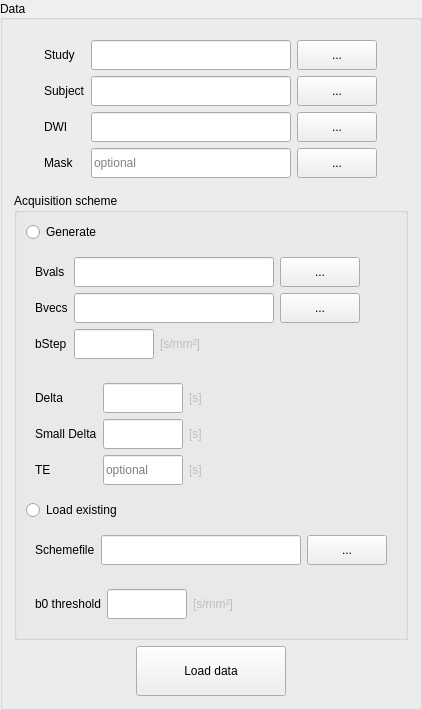
     <widget class="QGroupBox" name="groupBoxData">
      <property name="sizePolicy">
       <sizepolicy hsizetype="Preferred" vsizetype="MinimumExpanding">
        <horstretch>0</horstretch>
        <verstretch>0</verstretch>
       </sizepolicy>
      </property>
      <property name="styleSheet">
       <string notr="true"/>
      </property>
      <property name="title">
       <string>Data</string>
      </property>
      <property name="alignment">
       <set>Qt::AlignLeading|Qt::AlignLeft|Qt::AlignVCenter</set>
      </property>
      <layout class="QGridLayout" name="gridLayout_21">
       <item row="2" column="0" alignment="Qt::AlignHCenter">
        <widget class="QPushButton" name="pushButtonLoadData">
         <property name="sizePolicy">
          <sizepolicy hsizetype="Preferred" vsizetype="Preferred">
           <horstretch>0</horstretch>
           <verstretch>0</verstretch>
          </sizepolicy>
         </property>
         <property name="minimumSize">
          <size>
           <width>150</width>
           <height>50</height>
          </size>
         </property>
         <property name="maximumSize">
          <size>
           <width>150</width>
           <height>50</height>
          </size>
         </property>
         <property name="cursor">
          <cursorShape>PointingHandCursor</cursorShape>
         </property>
         <property name="styleSheet">
          <string notr="true"/>
         </property>
         <property name="text">
          <string>Load data</string>
         </property>
         <property name="autoDefault">
          <bool>false</bool>
         </property>
         <property name="flat">
          <bool>false</bool>
         </property>
        </widget>
       </item>
       <item row="0" column="0" alignment="Qt::AlignHCenter|Qt::AlignVCenter">
        <widget class="QGroupBox" name="groupBoxFiles">
         <property name="sizePolicy">
          <sizepolicy hsizetype="Preferred" vsizetype="Preferred">
           <horstretch>0</horstretch>
           <verstretch>0</verstretch>
          </sizepolicy>
         </property>
         <property name="styleSheet">
          <string notr="true">QGroupBox
{
	border: 0;
}</string>
         </property>
         <layout class="QGridLayout" name="gridLayout_2">
          <item row="2" column="2">
           <widget class="QPushButton" name="pushButtonDWI">
            <property name="sizePolicy">
             <sizepolicy hsizetype="Preferred" vsizetype="Preferred">
              <horstretch>0</horstretch>
              <verstretch>0</verstretch>
             </sizepolicy>
            </property>
            <property name="minimumSize">
             <size>
              <width>80</width>
              <height>30</height>
             </size>
            </property>
            <property name="maximumSize">
             <size>
              <width>80</width>
              <height>30</height>
             </size>
            </property>
            <property name="text">
             <string>...</string>
            </property>
           </widget>
          </item>
          <item row="3" column="1">
           <widget class="FileLineEdit" name="lineEditMask">
            <property name="sizePolicy">
             <sizepolicy hsizetype="Preferred" vsizetype="Preferred">
              <horstretch>0</horstretch>
              <verstretch>0</verstretch>
             </sizepolicy>
            </property>
            <property name="minimumSize">
             <size>
              <width>200</width>
              <height>30</height>
             </size>
            </property>
            <property name="maximumSize">
             <size>
              <width>200</width>
              <height>30</height>
             </size>
            </property>
            <property name="alignment">
             <set>Qt::AlignLeading|Qt::AlignLeft|Qt::AlignVCenter</set>
            </property>
            <property name="placeholderText">
             <string>optional</string>
            </property>
           </widget>
          </item>
          <item row="3" column="2">
           <widget class="QPushButton" name="pushButtonMask">
            <property name="sizePolicy">
             <sizepolicy hsizetype="Preferred" vsizetype="Preferred">
              <horstretch>0</horstretch>
              <verstretch>0</verstretch>
             </sizepolicy>
            </property>
            <property name="minimumSize">
             <size>
              <width>80</width>
              <height>30</height>
             </size>
            </property>
            <property name="maximumSize">
             <size>
              <width>80</width>
              <height>30</height>
             </size>
            </property>
            <property name="text">
             <string>...</string>
            </property>
           </widget>
          </item>
          <item row="2" column="1">
           <widget class="FileLineEdit" name="lineEditDWI">
            <property name="sizePolicy">
             <sizepolicy hsizetype="Preferred" vsizetype="Preferred">
              <horstretch>0</horstretch>
              <verstretch>0</verstretch>
             </sizepolicy>
            </property>
            <property name="minimumSize">
             <size>
              <width>200</width>
              <height>30</height>
             </size>
            </property>
            <property name="maximumSize">
             <size>
              <width>200</width>
              <height>30</height>
             </size>
            </property>
            <property name="toolTip">
             <string/>
            </property>
           </widget>
          </item>
          <item row="0" column="0">
           <widget class="QLabel" name="labelStudy">
            <property name="sizePolicy">
             <sizepolicy hsizetype="Preferred" vsizetype="Preferred">
              <horstretch>0</horstretch>
              <verstretch>0</verstretch>
             </sizepolicy>
            </property>
            <property name="text">
             <string>Study</string>
            </property>
           </widget>
          </item>
          <item row="1" column="0">
           <widget class="QLabel" name="labelSubject">
            <property name="sizePolicy">
             <sizepolicy hsizetype="Preferred" vsizetype="Preferred">
              <horstretch>0</horstretch>
              <verstretch>0</verstretch>
             </sizepolicy>
            </property>
            <property name="text">
             <string>Subject</string>
            </property>
           </widget>
          </item>
          <item row="1" column="1">
           <widget class="DirectoryLineEdit" name="lineEditSubject">
            <property name="sizePolicy">
             <sizepolicy hsizetype="Preferred" vsizetype="Preferred">
              <horstretch>0</horstretch>
              <verstretch>0</verstretch>
             </sizepolicy>
            </property>
            <property name="minimumSize">
             <size>
              <width>200</width>
              <height>30</height>
             </size>
            </property>
            <property name="maximumSize">
             <size>
              <width>200</width>
              <height>30</height>
             </size>
            </property>
           </widget>
          </item>
          <item row="2" column="0">
           <widget class="QLabel" name="labelDWI">
            <property name="sizePolicy">
             <sizepolicy hsizetype="Preferred" vsizetype="Preferred">
              <horstretch>0</horstretch>
              <verstretch>0</verstretch>
             </sizepolicy>
            </property>
            <property name="toolTip">
             <string>The file name of the DWI data</string>
            </property>
            <property name="text">
             <string>DWI</string>
            </property>
           </widget>
          </item>
          <item row="0" column="2">
           <widget class="QPushButton" name="pushButtonStudy">
            <property name="sizePolicy">
             <sizepolicy hsizetype="Preferred" vsizetype="Preferred">
              <horstretch>0</horstretch>
              <verstretch>0</verstretch>
             </sizepolicy>
            </property>
            <property name="minimumSize">
             <size>
              <width>80</width>
              <height>30</height>
             </size>
            </property>
            <property name="maximumSize">
             <size>
              <width>80</width>
              <height>30</height>
             </size>
            </property>
            <property name="text">
             <string>...</string>
            </property>
           </widget>
          </item>
          <item row="1" column="2">
           <widget class="QPushButton" name="pushButtonSubject">
            <property name="sizePolicy">
             <sizepolicy hsizetype="Preferred" vsizetype="Preferred">
              <horstretch>0</horstretch>
              <verstretch>0</verstretch>
             </sizepolicy>
            </property>
            <property name="minimumSize">
             <size>
              <width>80</width>
              <height>30</height>
             </size>
            </property>
            <property name="maximumSize">
             <size>
              <width>80</width>
              <height>30</height>
             </size>
            </property>
            <property name="text">
             <string>...</string>
            </property>
           </widget>
          </item>
          <item row="3" column="0">
           <widget class="QLabel" name="labelMask">
            <property name="sizePolicy">
             <sizepolicy hsizetype="Preferred" vsizetype="Preferred">
              <horstretch>0</horstretch>
              <verstretch>0</verstretch>
             </sizepolicy>
            </property>
            <property name="text">
             <string>Mask</string>
            </property>
           </widget>
          </item>
          <item row="0" column="1">
           <widget class="DirectoryLineEdit" name="lineEditStudy">
            <property name="sizePolicy">
             <sizepolicy hsizetype="Preferred" vsizetype="Preferred">
              <horstretch>0</horstretch>
              <verstretch>0</verstretch>
             </sizepolicy>
            </property>
            <property name="minimumSize">
             <size>
              <width>200</width>
              <height>30</height>
             </size>
            </property>
            <property name="maximumSize">
             <size>
              <width>200</width>
              <height>30</height>
             </size>
            </property>
           </widget>
          </item>
         </layout>
        </widget>
       </item>
       <item row="1" column="0" alignment="Qt::AlignHCenter|Qt::AlignVCenter">
        <widget class="QGroupBox" name="groupBoxSchemefile">
         <property name="sizePolicy">
          <sizepolicy hsizetype="Preferred" vsizetype="Preferred">
           <horstretch>0</horstretch>
           <verstretch>0</verstretch>
          </sizepolicy>
         </property>
         <property name="title">
          <string>Acquisition scheme</string>
         </property>
         <property name="flat">
          <bool>true</bool>
         </property>
         <layout class="QGridLayout" name="gridLayout_17">
          <item row="0" column="0" alignment="Qt::AlignLeft|Qt::AlignTop">
           <widget class="QRadioButton" name="radioButtonGenerateSchemefile">
            <property name="sizePolicy">
             <sizepolicy hsizetype="Preferred" vsizetype="Preferred">
              <horstretch>0</horstretch>
              <verstretch>0</verstretch>
             </sizepolicy>
            </property>
            <property name="text">
             <string>Generate</string>
            </property>
           </widget>
          </item>
          <item row="1" column="0" alignment="Qt::AlignLeft|Qt::AlignTop">
           <widget class="QGroupBox" name="groupBoxGenerateSchemefile">
            <property name="styleSheet">
             <string notr="true">QGroupBox
{
	border: 0;
}</string>
            </property>
            <layout class="QGridLayout" name="gridLayout_3">
             <item row="0" column="0">
              <widget class="QLabel" name="labelBvals">
               <property name="sizePolicy">
                <sizepolicy hsizetype="Preferred" vsizetype="Preferred">
                 <horstretch>0</horstretch>
                 <verstretch>0</verstretch>
                </sizepolicy>
               </property>
               <property name="text">
                <string>Bvals</string>
               </property>
              </widget>
             </item>
             <item row="0" column="1" colspan="2">
              <widget class="FileLineEdit" name="lineEditBvals">
               <property name="sizePolicy">
                <sizepolicy hsizetype="Preferred" vsizetype="Preferred">
                 <horstretch>0</horstretch>
                 <verstretch>0</verstretch>
                </sizepolicy>
               </property>
               <property name="minimumSize">
                <size>
                 <width>200</width>
                 <height>30</height>
                </size>
               </property>
               <property name="maximumSize">
                <size>
                 <width>200</width>
                 <height>30</height>
                </size>
               </property>
              </widget>
             </item>
             <item row="0" column="3">
              <widget class="QPushButton" name="pushButtonBvals">
               <property name="sizePolicy">
                <sizepolicy hsizetype="Preferred" vsizetype="Preferred">
                 <horstretch>0</horstretch>
                 <verstretch>0</verstretch>
                </sizepolicy>
               </property>
               <property name="minimumSize">
                <size>
                 <width>80</width>
                 <height>30</height>
                </size>
               </property>
               <property name="maximumSize">
                <size>
                 <width>80</width>
                 <height>30</height>
                </size>
               </property>
               <property name="text">
                <string>...</string>
               </property>
              </widget>
             </item>
             <item row="1" column="0">
              <widget class="QLabel" name="labelBvecs">
               <property name="sizePolicy">
                <sizepolicy hsizetype="Preferred" vsizetype="Preferred">
                 <horstretch>0</horstretch>
                 <verstretch>0</verstretch>
                </sizepolicy>
               </property>
               <property name="text">
                <string>Bvecs</string>
               </property>
              </widget>
             </item>
             <item row="1" column="1" colspan="2">
              <widget class="FileLineEdit" name="lineEditBvecs">
               <property name="sizePolicy">
                <sizepolicy hsizetype="Preferred" vsizetype="Preferred">
                 <horstretch>0</horstretch>
                 <verstretch>0</verstretch>
                </sizepolicy>
               </property>
               <property name="minimumSize">
                <size>
                 <width>200</width>
                 <height>30</height>
                </size>
               </property>
               <property name="maximumSize">
                <size>
                 <width>200</width>
                 <height>30</height>
                </size>
               </property>
              </widget>
             </item>
             <item row="1" column="3">
              <widget class="QPushButton" name="pushButtonBvecs">
               <property name="sizePolicy">
                <sizepolicy hsizetype="Preferred" vsizetype="Preferred">
                 <horstretch>0</horstretch>
                 <verstretch>0</verstretch>
                </sizepolicy>
               </property>
               <property name="minimumSize">
                <size>
                 <width>80</width>
                 <height>30</height>
                </size>
               </property>
               <property name="maximumSize">
                <size>
                 <width>80</width>
                 <height>30</height>
                </size>
               </property>
               <property name="text">
                <string>...</string>
               </property>
              </widget>
             </item>
             <item row="2" column="0">
              <widget class="QLabel" name="labelBStep">
               <property name="sizePolicy">
                <sizepolicy hsizetype="Preferred" vsizetype="Preferred">
                 <horstretch>0</horstretch>
                 <verstretch>0</verstretch>
                </sizepolicy>
               </property>
               <property name="text">
                <string>bStep</string>
               </property>
              </widget>
             </item>
             <item row="2" column="1">
              <widget class="QLineEdit" name="lineEditBStep">
               <property name="sizePolicy">
                <sizepolicy hsizetype="Preferred" vsizetype="Preferred">
                 <horstretch>0</horstretch>
                 <verstretch>0</verstretch>
                </sizepolicy>
               </property>
               <property name="minimumSize">
                <size>
                 <width>80</width>
                 <height>30</height>
                </size>
               </property>
               <property name="maximumSize">
                <size>
                 <width>80</width>
                 <height>30</height>
                </size>
               </property>
              </widget>
             </item>
             <item row="2" column="2" colspan="2">
              <widget class="QLabel" name="labelBStepUnit">
               <property name="enabled">
                <bool>false</bool>
               </property>
               <property name="sizePolicy">
                <sizepolicy hsizetype="Preferred" vsizetype="Preferred">
                 <horstretch>0</horstretch>
                 <verstretch>0</verstretch>
                </sizepolicy>
               </property>
               <property name="text">
                <string>[s/mm²]</string>
               </property>
              </widget>
             </item>
            </layout>
           </widget>
          </item>
          <item row="2" column="0" alignment="Qt::AlignLeft|Qt::AlignTop">
           <widget class="QGroupBox" name="groupBoxGenerateSchemefileSANDI">
            <property name="styleSheet">
             <string notr="true">QGroupBox
{
	border: 0;
}</string>
            </property>
            <layout class="QGridLayout" name="gridLayout_10">
             <item row="0" column="0">
              <widget class="QLabel" name="labelDelta">
               <property name="sizePolicy">
                <sizepolicy hsizetype="Preferred" vsizetype="Preferred">
                 <horstretch>0</horstretch>
                 <verstretch>0</verstretch>
                </sizepolicy>
               </property>
               <property name="text">
                <string>Delta</string>
               </property>
              </widget>
             </item>
             <item row="0" column="1">
              <widget class="QLineEdit" name="lineEditDelta">
               <property name="sizePolicy">
                <sizepolicy hsizetype="Preferred" vsizetype="Preferred">
                 <horstretch>0</horstretch>
                 <verstretch>0</verstretch>
                </sizepolicy>
               </property>
               <property name="minimumSize">
                <size>
                 <width>80</width>
                 <height>30</height>
                </size>
               </property>
               <property name="maximumSize">
                <size>
                 <width>80</width>
                 <height>30</height>
                </size>
               </property>
              </widget>
             </item>
             <item row="0" column="2">
              <widget class="QLabel" name="labelDeltaUnit">
               <property name="enabled">
                <bool>false</bool>
               </property>
               <property name="sizePolicy">
                <sizepolicy hsizetype="Preferred" vsizetype="Preferred">
                 <horstretch>0</horstretch>
                 <verstretch>0</verstretch>
                </sizepolicy>
               </property>
               <property name="text">
                <string>[s]</string>
               </property>
              </widget>
             </item>
             <item row="1" column="0">
              <widget class="QLabel" name="labelSmallDelta">
               <property name="sizePolicy">
                <sizepolicy hsizetype="Preferred" vsizetype="Preferred">
                 <horstretch>0</horstretch>
                 <verstretch>0</verstretch>
                </sizepolicy>
               </property>
               <property name="text">
                <string>Small Delta</string>
               </property>
              </widget>
             </item>
             <item row="1" column="1">
              <widget class="QLineEdit" name="lineEditSmallDelta">
               <property name="sizePolicy">
                <sizepolicy hsizetype="Preferred" vsizetype="Preferred">
                 <horstretch>0</horstretch>
                 <verstretch>0</verstretch>
                </sizepolicy>
               </property>
               <property name="minimumSize">
                <size>
                 <width>80</width>
                 <height>30</height>
                </size>
               </property>
               <property name="maximumSize">
                <size>
                 <width>80</width>
                 <height>30</height>
                </size>
               </property>
              </widget>
             </item>
             <item row="1" column="2">
              <widget class="QLabel" name="labelSmallDeltaUnit">
               <property name="enabled">
                <bool>false</bool>
               </property>
               <property name="sizePolicy">
                <sizepolicy hsizetype="Preferred" vsizetype="Preferred">
                 <horstretch>0</horstretch>
                 <verstretch>0</verstretch>
                </sizepolicy>
               </property>
               <property name="text">
                <string>[s]</string>
               </property>
              </widget>
             </item>
             <item row="2" column="0">
              <widget class="QLabel" name="labelTE">
               <property name="sizePolicy">
                <sizepolicy hsizetype="Preferred" vsizetype="Preferred">
                 <horstretch>0</horstretch>
                 <verstretch>0</verstretch>
                </sizepolicy>
               </property>
               <property name="text">
                <string>TE</string>
               </property>
              </widget>
             </item>
             <item row="2" column="1">
              <widget class="QLineEdit" name="lineEditTE">
               <property name="sizePolicy">
                <sizepolicy hsizetype="Preferred" vsizetype="Preferred">
                 <horstretch>0</horstretch>
                 <verstretch>0</verstretch>
                </sizepolicy>
               </property>
               <property name="minimumSize">
                <size>
                 <width>80</width>
                 <height>30</height>
                </size>
               </property>
               <property name="maximumSize">
                <size>
                 <width>80</width>
                 <height>30</height>
                </size>
               </property>
               <property name="placeholderText">
                <string>optional</string>
               </property>
              </widget>
             </item>
             <item row="2" column="2">
              <widget class="QLabel" name="labelTEUnit">
               <property name="enabled">
                <bool>false</bool>
               </property>
               <property name="sizePolicy">
                <sizepolicy hsizetype="Preferred" vsizetype="Preferred">
                 <horstretch>0</horstretch>
                 <verstretch>0</verstretch>
                </sizepolicy>
               </property>
               <property name="text">
                <string>[s]</string>
               </property>
              </widget>
             </item>
            </layout>
           </widget>
          </item>
          <item row="3" column="0" alignment="Qt::AlignLeft|Qt::AlignTop">
           <widget class="QRadioButton" name="radioButtonLoadSchemefile">
            <property name="sizePolicy">
             <sizepolicy hsizetype="Preferred" vsizetype="Preferred">
              <horstretch>0</horstretch>
              <verstretch>0</verstretch>
             </sizepolicy>
            </property>
            <property name="text">
             <string>Load existing</string>
            </property>
           </widget>
          </item>
          <item row="4" column="0" alignment="Qt::AlignLeft|Qt::AlignTop">
           <widget class="QGroupBox" name="groupBoxLoadSchemefile">
            <property name="styleSheet">
             <string notr="true">QGroupBox
{
	border: 0;
}</string>
            </property>
            <layout class="QGridLayout" name="gridLayout_14">
             <item row="0" column="0">
              <widget class="QLabel" name="labelSchemefile">
               <property name="sizePolicy">
                <sizepolicy hsizetype="Preferred" vsizetype="Preferred">
                 <horstretch>0</horstretch>
                 <verstretch>0</verstretch>
                </sizepolicy>
               </property>
               <property name="text">
                <string>Schemefile</string>
               </property>
              </widget>
             </item>
             <item row="0" column="1">
              <widget class="FileLineEdit" name="lineEditSchemefile">
               <property name="sizePolicy">
                <sizepolicy hsizetype="Preferred" vsizetype="Preferred">
                 <horstretch>0</horstretch>
                 <verstretch>0</verstretch>
                </sizepolicy>
               </property>
               <property name="minimumSize">
                <size>
                 <width>200</width>
                 <height>30</height>
                </size>
               </property>
               <property name="maximumSize">
                <size>
                 <width>200</width>
                 <height>30</height>
                </size>
               </property>
              </widget>
             </item>
             <item row="0" column="2">
              <widget class="QPushButton" name="pushButtonSchemefile">
               <property name="sizePolicy">
                <sizepolicy hsizetype="Preferred" vsizetype="Preferred">
                 <horstretch>0</horstretch>
                 <verstretch>0</verstretch>
                </sizepolicy>
               </property>
               <property name="minimumSize">
                <size>
                 <width>80</width>
                 <height>30</height>
                </size>
               </property>
               <property name="maximumSize">
                <size>
                 <width>80</width>
                 <height>30</height>
                </size>
               </property>
               <property name="text">
                <string>...</string>
               </property>
              </widget>
             </item>
            </layout>
           </widget>
          </item>
          <item row="5" column="0" alignment="Qt::AlignLeft|Qt::AlignTop">
           <widget class="QGroupBox" name="groupBoxSchemefileB0">
            <property name="styleSheet">
             <string notr="true">QGroupBox
{
	border: 0;
}</string>
            </property>
            <layout class="QGridLayout" name="gridLayout_16">
             <item row="0" column="0">
              <widget class="QLabel" name="labelB0Threshold">
               <property name="sizePolicy">
                <sizepolicy hsizetype="Preferred" vsizetype="Preferred">
                 <horstretch>0</horstretch>
                 <verstretch>0</verstretch>
                </sizepolicy>
               </property>
               <property name="text">
                <string>b0 threshold</string>
               </property>
              </widget>
             </item>
             <item row="0" column="1">
              <widget class="QLineEdit" name="lineEditB0Threshold">
               <property name="sizePolicy">
                <sizepolicy hsizetype="Preferred" vsizetype="Preferred">
                 <horstretch>0</horstretch>
                 <verstretch>0</verstretch>
                </sizepolicy>
               </property>
               <property name="minimumSize">
                <size>
                 <width>80</width>
                 <height>30</height>
                </size>
               </property>
               <property name="maximumSize">
                <size>
                 <width>80</width>
                 <height>30</height>
                </size>
               </property>
              </widget>
             </item>
             <item row="0" column="2">
              <widget class="QLabel" name="labelB0ThresholdUnit">
               <property name="enabled">
                <bool>false</bool>
               </property>
               <property name="sizePolicy">
                <sizepolicy hsizetype="Preferred" vsizetype="Preferred">
                 <horstretch>0</horstretch>
                 <verstretch>0</verstretch>
                </sizepolicy>
               </property>
               <property name="text">
                <string>[s/mm²]</string>
               </property>
              </widget>
             </item>
            </layout>
           </widget>
          </item>
         </layout>
        </widget>
       </item>
      </layout>
     </widget>
